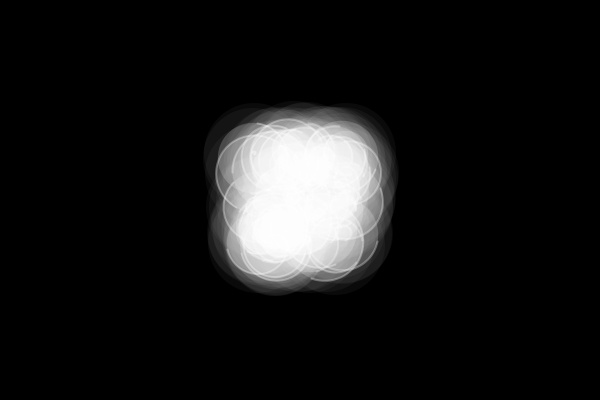
Frame 1 (no input)
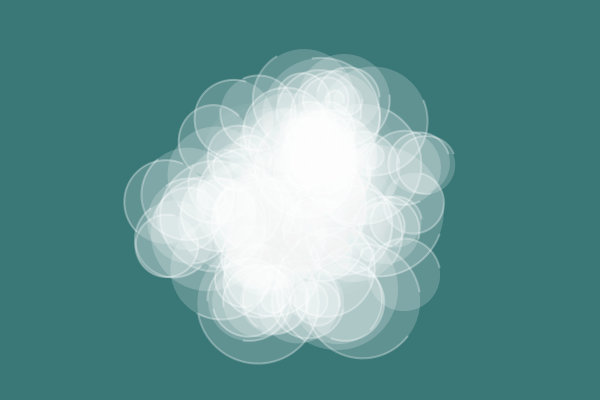
Frame 60 (the mouse pressed at the canvas centre just before this capture)
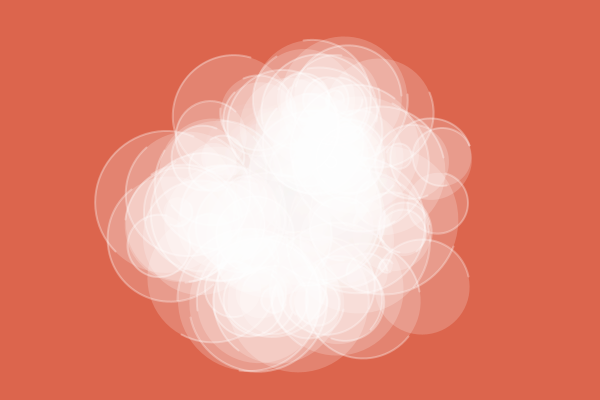
Frame 120 (the mouse held since frame 60 and released just before this capture)

The Processing sketch that drew these frames (run headless with seeded random() and noise(); from frame 60 on, the mouse is pressed at the canvas centre):

// Processing sketch: processing_119781
// ── processing_119781.pde

ArrayList poop = new ArrayList();
int bg=0;
Cloud c;
void setup() {
  size(600, 400);

  for (int i=0;i<100;i++) {
    Cloud c = new Cloud((int)random(width/2-50, width/2+50), (int)random(height/2-50, height/2+50), random(0, 2*PI)); 
    poop.add(c);
  }
  
}

void draw() {
  if(random(100)<30)
  bg = (color) random(#000000);
  background(bg);

  for (int i=0;i<poop.size();i++) {
    Cloud c = (Cloud) poop.get(i);
    c.display();
    c.run();
  }
}


class Cloud {
  int x, y;
  PVector loc, center, increment;
  float t, esize, angle, SIZE, acc= 0.98;
  Cloud(int _x, int _y, float _angle) {
    x = _x;
    y = _y;
    loc = new PVector(x, y);
    center = new PVector(x, y);
    esize = random(2, 80);
    SIZE = random(150);
    angle = _angle;
    t = random(PI);
    int xp = (int)random(-5, 5);
    int yp = (int)random(-5, 5);
    increment = new PVector(xp, yp);
  }

  void display() {
    pushMatrix();
    translate(loc.x, loc.y);
    rotate(angle);
    noFill();
    stroke(-1, 80);
    strokeWeight(2);
    arc(0, 0, esize, esize, t+QUARTER_PI, TWO_PI);
    noStroke();
    fill(-1, 50);
    ellipse(0, 0, esize, esize);
    popMatrix();
    fill(-1, 10);
    ellipse(x, y, 100, 100);
  }
  void run() {
    if (loc.dist(center)<random(150)-esize/2 && 100<loc.y && loc.y<height-100) {
      loc.add(increment);
      //loc.mult(1.08);
    }

    if (esize < SIZE )esize = esize+1;
  }
}
